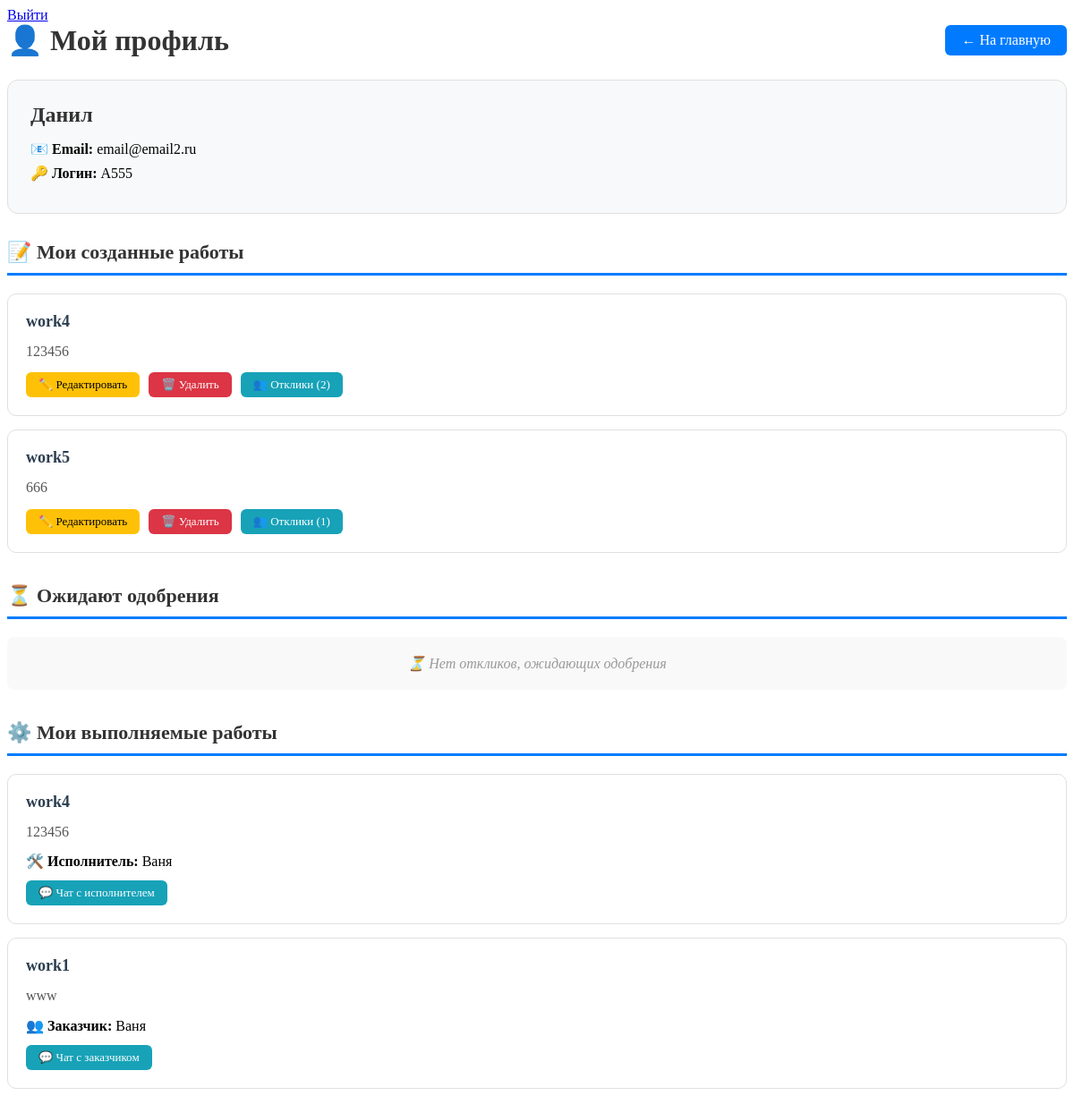
Screenshot of /profile (signed in) with the database file from the repository.
### data/users.py (models this page shows, shortened)
class User(SqlAlchemyBase, UserMixin):
    __tablename__ = 'users'
    id = sqlalchemy.Column(sqlalchemy.Integer,
                           primary_key=True,
                           autoincrement=True)
    username = sqlalchemy.Column(sqlalchemy.String,
                                 unique=True,
                                 nullable=False)
    name = sqlalchemy.Column(sqlalchemy.String,
                             nullable=False)
    email = sqlalchemy.Column(sqlalchemy.String, nullable=False)
    hashed_password = sqlalchemy.Column(sqlalchemy.String,
                                        nullable=False)
    created_at = sqlalchemy.Column(sqlalchemy.DateTime,
                                   default=datetime.datetime.now)

### data/jobs.py (models this page shows)
class Job(SqlAlchemyBase):
    __tablename__ = 'jobs'
    id = sqlalchemy.Column(sqlalchemy.Integer,
                           primary_key=True,
                           autoincrement=True)
    title = sqlalchemy.Column(sqlalchemy.String,
                              nullable=False)
    description = sqlalchemy.Column(sqlalchemy.String,
                                    nullable=False)
    author_id = sqlalchemy.Column(sqlalchemy.Integer,
                                  sqlalchemy.ForeignKey('users.id'))
    executor_id = sqlalchemy.Column(sqlalchemy.Integer,
                                    sqlalchemy.ForeignKey('users.id'),
                                    nullable=True)
    status = sqlalchemy.Column(sqlalchemy.String,
                               default='open')  # open, in_progress
    created_at = sqlalchemy.Column(sqlalchemy.DateTime,
                                   default=datetime.datetime.now)
    author = orm.relationship('User', foreign_keys=[author_id])
    executor = orm.relationship('User', foreign_keys=[executor_id])

### main.py (the view)
@app.route('/profile')
@login_required
def profile():
    with db_session.create_session() as db_sess:
        my_jobs = db_sess.query(Job).options(joinedload(Job.responses)) \
            .filter(Job.author_id == current_user.id).all()
        pending_responses = db_sess.query(Response).options(
            joinedload(Response.job).joinedload(Job.author)
        ).filter(
            Response.user_id == current_user.id,
            Response.status == 'pending'
        ).all()
        pending_jobs = [r.job for r in pending_responses]
        my_hiring = db_sess.query(Job).options(
            joinedload(Job.executor),
            joinedload(Job.author)
        ).filter(
            Job.author_id == current_user.id,
            Job.status == 'in_progress'
        ).all()
        my_work = db_sess.query(Job).options(
            joinedload(Job.author)
        ).filter(
            Job.executor_id == current_user.id,
            Job.status == 'in_progress'
        ).all()
        accepted_jobs = my_hiring + my_work
    return render_template('profile.html',
                           user=current_user,
                           my_jobs=my_jobs,
                           pending_jobs=pending_jobs,
                           accepted_jobs=accepted_jobs)

### data/db_session.py (called while the page is built)
def create_session() -> Session:
    global __factory
    return __factory()

### main.py (called while the page is built)
@login_manager.user_loader
def load_user(user_id):
    with db_session.create_session() as db_sess:
        return db_sess.get(User, int(user_id))

### templates/profile.html (shortened to what this page needs)
{% extends "base.html" %}
{% block content %}
<div class="profile-container">
    <div style="display: flex; justify-content: space-between; align-items: center; margin-bottom: 25px;">
        <h1 style="margin: 0; color: #333;">👤 Мой профиль</h1>
        <a href="/" class="nav-btn">← На главную</a>
    </div>
    <div class="profile-header">
        <h2>{{ user.name }}</h2>
        <div class="profile-info">
            <p><strong>📧 Email:</strong> {{ user.email }}</p>
            <p><strong>🔑 Логин:</strong> {{ user.username }}</p>
        </div>
    </div>
    <div class="section">
        <div class="section-title">📝 Мои созданные работы</div>
        {% if my_jobs %}
        {% for job in my_jobs %}
        <div class="job-card">
            <div class="job-title">{{ job.title }}</div>
            <div class="job-description">{{ job.description }}</div>
            <div class="job-actions">
                <a href="/jobs/{{ job.id }}" class="btn-sm btn-warning">✏️ Редактировать</a>
                <a href="/jobs_delete/{{ job.id }}" class="btn-sm btn-danger"
                   onclick="return confirm('Удалить эту работу?')">🗑️ Удалить</a>
                <a href="/responses/{{ job.id }}" class="btn-sm btn-info">👥 Отклики ({{ job.responses|length }})</a>
            </div>
        </div>
        {% endfor %}
        {% else %}
        <div class="empty-message">📭 У вас пока нет созданных работ</div>
        {% endif %}
    </div>
    <div class="section">
        <div class="section-title">⏳ Ожидают одобрения</div>
        {% if pending_jobs %}
        {% for job in pending_jobs %}
        <div class="job-card">
            <div class="job-title">{{ job.title }}</div>
            <div class="job-description">{{ job.description }}</div>
            <div><strong>Автор:</strong> {{ job.author.name }}</div>
        </div>
        {% endfor %}
        {% else %}
        <div class="empty-message">⏳ Нет откликов, ожидающих одобрения</div>
        {% endif %}
    </div>
    <div class="section">
        <div class="section-title">⚙️ Мои выполняемые работы</div>
        {% if accepted_jobs %}
        {% for job in accepted_jobs %}
        {% if user.id == job.author.id %}
        <div class="job-card">
            <div class="job-title">{{ job.title }}</div>
            <div class="job-description">{{ job.description }}</div>
            <div><strong>🛠️ Исполнитель:</strong> {{ job.executor.name }}</div>
            <div class="job-actions">
                <a href="/chat/{{ job.id }}" class="btn-sm btn-info">💬 Чат с исполнителем</a>
            </div>
        </div>
        {% else %}
        <div class="job-card">
            <div class="job-title">{{ job.title }}</div>
            <div class="job-description">{{ job.description }}</div>
            <div><strong>👥 Заказчик:</strong> {{ job.author.name }}</div>
            <div class="job-actions">
                <a href="/chat/{{ job.id }}" class="btn-sm btn-info">💬 Чат с заказчиком</a>
            </div>
        </div>
        {% endif %}
        {% endfor %}
        {% else %}
        <div class="empty-message">⚙️ У вас нет выполняемых работ</div>
        {% endif %}
    </div>
    {% endblock %}

### templates/profile.html (style rules this page uses)
.profile-container { max-width: 1200px; margin: 0 auto; }
.profile-header { background: #f8f9fa; padding: 25px; border-radius: 12px; margin-bottom: 30px; border: 1px solid #e0e0e0; }
.profile-header h2 { margin: 0 0 15px 0; color: #333; }
.profile-info { margin: 10px 0; }
.profile-info p { margin: 8px 0; font-size: 16px; }
.section { margin-bottom: 35px; }
.section-title { font-size: 22px; font-weight: bold; padding-bottom: 10px; border-bottom: 3px solid #007bff; margin-bottom: 20px; color: #333; }
.job-card { border: 1px solid #e0e0e0; padding: 20px; margin: 15px 0; border-radius: 10px; background: #fff; transition: box-shadow 0.2s; }
.job-title { font-size: 18px; font-weight: bold; color: #2c3e50; margin-bottom: 8px; }
.job-description { margin: 12px 0; color: #555; line-height: 1.4; }
.job-actions { margin-top: 12px; display: flex; gap: 10px; flex-wrap: wrap; }
.btn-sm { display: inline-block; padding: 6px 14px; text-decoration: none; border-radius: 6px; font-size: 13px; font-weight: 500; transition: opacity 0.2s; cursor: pointer; border: none; }
.btn-warning { background: #ffc107; color: #000; }
.btn-danger { background: #dc3545; color: #fff; }
.btn-info { background: #17a2b8; color: #fff; }
.nav-btn { display: inline-block; background: #007bff; color: white; padding: 8px 18px; text-decoration: none; border-radius: 6px; font-weight: 500; transition: background 0.2s; }
.empty-message { color: #999; padding: 20px; text-align: center; font-style: italic; background: #f9f9f9; border-radius: 8px; }
.profile-header p { margin: 8px 0; }

### rows the page displays
User: name "Данил", email "email@email2.ru", username "A555"
Job: title "work4", description "123456", responses|length "2", executor.name "Ваня"
Job: title "work5", description "666", responses|length "1"
Job: title "work1", description "www", author.name "Ваня"
